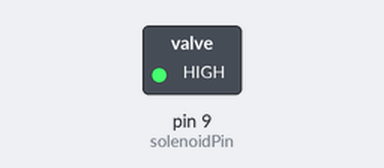
The sketch below on a simulated Arduino Uno, built with avr-gcc and run on an emulated ATmega328P. Shown: switched loads named in the sketch (green lamp = pin HIGH).

Above: at 1.5 s.
At 4.0 s:
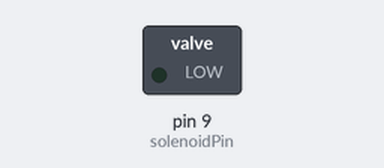
Timing chart, 0 to 6.5 s (numbered marks = the images above):
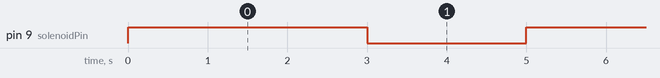

The sketch:

Solenoid_Final.ino
```cpp
#define solenoidPin 9 //be sure to connect the arduino to the ground

void setup() {
  Serial.begin(9600);
  pinMode(solenoidPin, OUTPUT);


}

void loop() {
  digitalWrite(solenoidPin, HIGH);
  delay(3000);
  digitalWrite(solenoidPin, LOW);
  delay(2000);


}
```

Measured:
- by itself, pin 9 (solenoidPin): alternates HIGH for 3.0 s and LOW for 2.0 s
